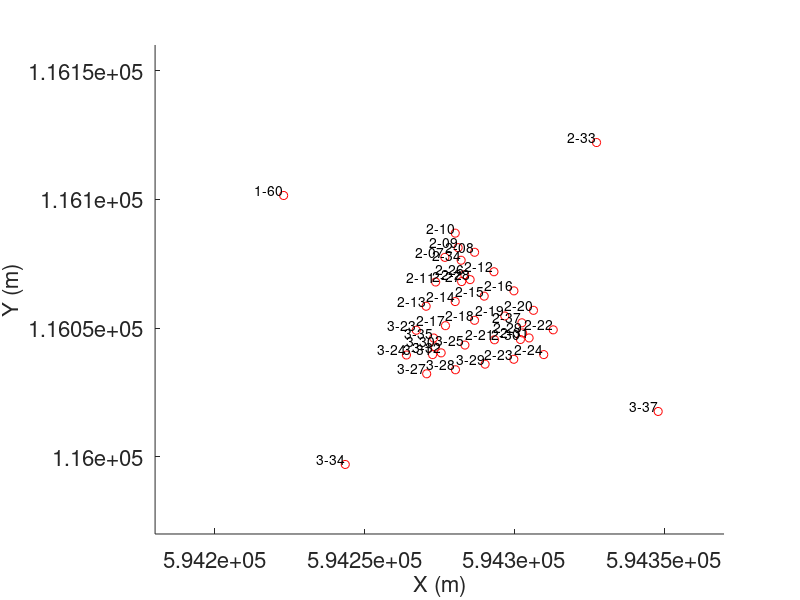

MATLAB code to generate this figure:
Well_add_120 = [6.81 119.90
55.00 85.91
65.12 85.93
60.07 88.75
60.21 94.47
50.13 77.11
70.00 77.26
45.19 68.49
55.06 68.39
64.97 68.59
75.11 68.69
50.06 59.83
59.99 60.00
70.24 59.70
80.05 60.00
65.06 51.29
85.06 51.29
69.94 42.61
80.09 42.46
60.19 78.06
58.67 75.60
61.60 75.79
74.80 52.08
73.59 49.73
76.55 49.76
113.31 119.90
40.14 59.97
35.07 51.17
54.99 51.18
40.30 42.70
50.03 42.38
60.16 42.60
45.10 52.38
43.67 49.63
46.61 49.74
6.81 13.39
45.27 55.89
113.32 13.40
60.11 83.76
75.31 55.99
45.21 94.47
40.00 85.91
35.13 77.11
30.19 68.49
25.14 59.97
20.07 51.17
15.26 42.54
80.12 85.93
85.00 77.26
90.11 68.69
95.05 60.00
100.06 51.29
104.04 42.92
30.26 32.54
40.30 32.70
50.03 32.38
60.16 32.60
69.94 32.61
80.09 32.46
89.04 32.92
30.26 22.54
40.30 22.70
50.03 22.38
60.16 22.60
69.94 22.61
80.09 22.46
89.04 22.92
30.26 12.54
40.30 12.70
50.03 12.38
60.16 12.60
69.94 12.61
80.09 12.46
89.04 12.92
30.26 109.47
40.30 109.47
50.03 109.47
60.16 109.47
69.94 109.47
80.09 109.47
89.04 109.47
75.21 94.47
];
x0 = 594239.42;
y0 = 115982.57;
theta = 35/180;
for i = 1:40
    well_orig(i,1) = cos(theta)*Well_add_120(i,1)-sin(theta)*Well_add_120(i,2)+x0;
    well_orig(i,2) = sin(theta)*Well_add_120(i,1)+cos(theta)*Well_add_120(i,2)+y0;
end
labels{1} = '1-60';
labels{2} = '2-07';
labels{3} = '2-08';
labels{4} = '2-09';
labels{5} = '2-10';
labels{6} = '2-11';
labels{7} = '2-12';
labels{8} = '2-13';
labels{9} = '2-14';
labels{10} = '2-15';
labels{11} = '2-16';
labels{12} = '2-17';
labels{13} = '2-18';
labels{14} = '2-19';
labels{15} = '2-20';
labels{16} = '2-21';
labels{17} = '2-22';
labels{18} = '2-23';
labels{19} = '2-24';
labels{20} = '2-26';
labels{21} = '2-27';
labels{22} = '2-28';
labels{23} = '2-29';
labels{24} = '2-30';
labels{25} = '2-31';
labels{26} = '2-33';
labels{27} = '3-23';
labels{28} = '3-24';
labels{29} = '3-25';
labels{30} = '3-27';
labels{31} = '3-28';
labels{32} = '3-29';
labels{33} = '3-30';
labels{34} = '3-31';
labels{35} = '3-32';
labels{36} = '3-34';
labels{37} = '3-35';
labels{38} = '3-37';
labels{39} = '2-34';
labels{40} = '2-37';
hold all;
plot(well_orig(1:40,1),well_orig(1:40,2),'ro');
set(gca,'fontsize',16)
text(well_orig(:,1), well_orig(:,2), labels, 'VerticalAlignment','bottom', ...
                             'HorizontalAlignment','right')
axis([594180 594370 115970 116160]);
xlabel('X (m)','fontsize',16);
ylabel('Y (m)','fontsize',16);